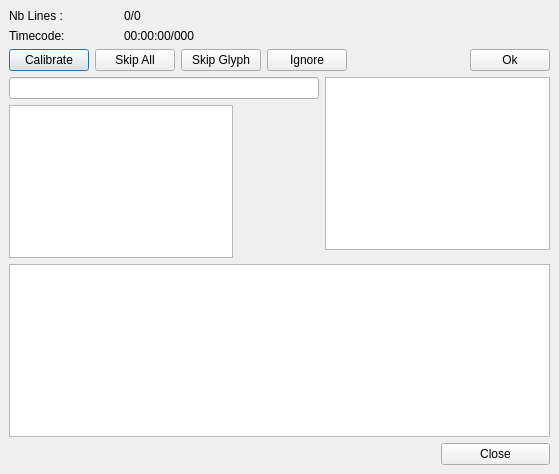
<ui version="4.0" >
 <class>DialogOcr</class>
 <widget class="QDialog" name="DialogOcr" >
  <property name="geometry" >
   <rect>
    <x>0</x>
    <y>0</y>
    <width>559</width>
    <height>474</height>
   </rect>
  </property>
  <property name="windowTitle" >
   <string>Dialog</string>
  </property>
  <layout class="QGridLayout" >
   <property name="margin" >
    <number>9</number>
   </property>
   <property name="spacing" >
    <number>6</number>
   </property>
   <item row="2" column="0" colspan="5" >
    <layout class="QHBoxLayout" >
     <property name="margin" >
      <number>0</number>
     </property>
     <property name="spacing" >
      <number>6</number>
     </property>
     <item>
      <widget class="QPushButton" name="pushButtonCalibrate" >
       <property name="text" >
        <string>Calibrate</string>
       </property>
      </widget>
     </item>
     <item>
      <widget class="QPushButton" name="pushButtonSkipAll" >
       <property name="text" >
        <string>Skip All</string>
       </property>
      </widget>
     </item>
     <item>
      <widget class="QPushButton" name="pushButtonSkip" >
       <property name="text" >
        <string>Skip Glyph</string>
       </property>
      </widget>
     </item>
     <item>
      <widget class="QPushButton" name="pushButtonIgnore" >
       <property name="text" >
        <string>Ignore</string>
       </property>
      </widget>
     </item>
     <item>
      <spacer>
       <property name="orientation" >
        <enum>Qt::Horizontal</enum>
       </property>
       <property name="sizeHint" >
        <size>
         <width>40</width>
         <height>20</height>
        </size>
       </property>
      </spacer>
     </item>
     <item>
      <widget class="QPushButton" name="pushButtonOk" >
       <property name="text" >
        <string>Ok</string>
       </property>
      </widget>
     </item>
    </layout>
   </item>
   <item rowspan="2" row="3" column="3" colspan="2" >
    <widget class="QTextEdit" name="textEdit" />
   </item>
   <item row="6" column="0" colspan="5" >
    <widget class="QGraphicsView" name="bigView" />
   </item>
   <item row="3" column="0" colspan="3" >
    <widget class="QLineEdit" name="lineEdit" />
   </item>
   <item row="7" column="4" >
    <widget class="QPushButton" name="pushButtonClose" >
     <property name="text" >
      <string>Close</string>
     </property>
    </widget>
   </item>
   <item rowspan="2" row="4" column="0" colspan="2" >
    <widget class="QGraphicsView" name="smallView" />
   </item>
   <item row="1" column="1" colspan="3" >
    <widget class="QLabel" name="labelTimecode" >
     <property name="text" >
      <string>00:00:00/000</string>
     </property>
    </widget>
   </item>
   <item row="1" column="0" >
    <widget class="QLabel" name="label_2" >
     <property name="text" >
      <string>Timecode:</string>
     </property>
    </widget>
   </item>
   <item row="0" column="1" colspan="3" >
    <widget class="QLabel" name="labelNbLines" >
     <property name="text" >
      <string>0/0</string>
     </property>
    </widget>
   </item>
   <item row="0" column="0" >
    <widget class="QLabel" name="label" >
     <property name="text" >
      <string>Nb Lines :</string>
     </property>
    </widget>
   </item>
  </layout>
 </widget>
 <resources/>
 <connections>
  <connection>
   <sender>lineEdit</sender>
   <signal>returnPressed()</signal>
   <receiver>pushButtonOk</receiver>
   <slot>click()</slot>
   <hints>
    <hint type="sourcelabel" >
     <x>61</x>
     <y>115</y>
    </hint>
    <hint type="destinationlabel" >
     <x>420</x>
     <y>88</y>
    </hint>
   </hints>
  </connection>
 </connections>
</ui>
